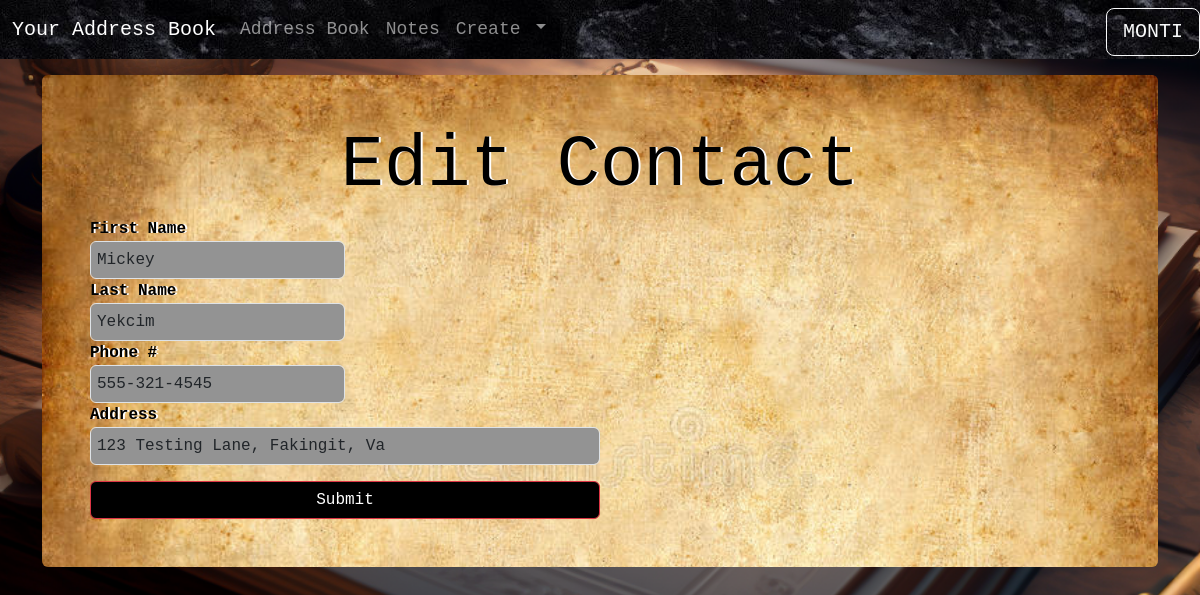
The page /address/1/update (signed in) on the database its author committed.
### app/models.py (models this page shows, shortened)
class User(db.Model, UserMixin):
    id = db.Column(db.Integer, primary_key=True)
    first_name = db.Column(db.String(25), nullable=False)
    last_name = db.Column(db.String(25), nullable=False)
    email = db.Column(db.String(50), nullable=False, unique=True)
    username = db.Column(db.String(50), nullable=False, unique=True)
    password = db.Column(db.String(256), nullable=False)
    date_created = db.Column(db.DateTime, nullable=False, default=datetime.utcnow)
    address = db.relationship('Address', backref='author', lazy='dynamic')
    notes = db.relationship('Post', backref='author', lazy='dynamic')

class Address(db.Model):
    id = db.Column(db.Integer, primary_key=True)
    first_name = db.Column(db.String(25), nullable=False)
    last_name = db.Column(db.String(25), nullable=True)
    phone = db.Column(db.String(25), nullable=True)
    address = db.Column(db.String(50), nullable=True)
    date_created = db.Column(db.DateTime, nullable=False, default=datetime.utcnow)
    user_id = db.Column(db.Integer, db.ForeignKey('user.id'))

### app/routes.py (the view, shortened to what this page needs)
@app.route('/address/<address_id>/update', methods=['GET', 'POST'])
@login_required
def edit_contact(address_id):
    addy = Address.query.get_or_404(address_id)
    form = AddressForm()
    return render_template('editcontact.html', addy=addy, form=form)

### app/forms.py
class AddressForm(FlaskForm):
    first_name = StringField('First Name', validators=[InputRequired()])
    last_name = StringField('Last Name')
    phone = StringField('Phone #')
    address = StringField('Address')
    submit = SubmitField()

### app/models.py (called while the page is built)
@login.user_loader
def load_user(user_id):
    return User.query.get(user_id)

### app/templates/editcontact.html (shortened to what this page needs)
{% extends 'base.html' %}
{% block content %}
<form action="" class="rounded mt-3 p-5" style="background-image: url('static/oldpaper.jpg'); background-size: cover;" method="post">
    <h1 class="signup1 text-center">Edit Contact</h1>
    {{ form.first_name.label }}
    {{ form.first_name(class='form-control form-control-color w-25', style='cursor: text;', value=addy.first_name) }}
    {{ form.last_name.label }}
    {{ form.last_name(class='form-control form-control-color w-25', style='cursor: text;', value=addy.last_name) }}
    {{ form.phone.label }}
    {{ form.phone(class='form-control form-control-color w-25', style='cursor: text;', value=addy.phone) }}
    {{ form.address.label }}
    {{ form.address(class='form-control form-control-color w-50', style='cursor: text;', value=addy.address) }}
    {{ form.submit(class='submit1 btn btn-danger w-50 mt-3') }}
</form>
{% endblock %}

### app/templates/nav.html (shortened to what this page needs)
<nav class="navbar navbar-expand-lg bg-dark sticky-top" data-bs-theme="dark" style="background-image: url('static/blackstone.jpg');">
    <div class="container-fluid">
        <a class="navbar-brand" href="{{url_for('index')}}">Your Address Book</a>
        <div class="collapse navbar-collapse" id="navbarNavAltMarkup">
            <div class="navbar-nav">
                {% if current_user.is_authenticated %}
                <a class="nav-link" href="{{url_for('address')}}">Address Book</a>
                <a class="nav-link" href="{{url_for('notes')}}">Notes</a>
                <li class="nav-item dropdown">
                <a class="nav-link dropdown-toggle" href="#" role="button" data-bs-toggle="dropdown" aria-expanded="false">
                    Create
                </a>
                </li>
                <button class="btn btn-outline-light btn-lg position-absolute top-05 end-0" type="button" data-bs-toggle="offcanvas" data-bs-target="#offcanvasWithBothOptions" aria-controls="offcanvasWithBothOptions">{{current_user.first_name.upper()}}</button>
                {% else %}
            <a class="nav-link" href="{{url_for('index')}}">Welcome</a>
            <a class="nav-link" href="{{url_for('address')}}">Address Book</a>
            <a class="nav-link" href="{{url_for('notes')}}">Notes</a>
            <a class="nav-link" href="{{url_for('login')}}">Log In</a>
            <a class="nav-link" href="{{url_for('signup')}}">Sign Up</a>
                {% endif %}
            </div>
        </div>
    </div>
</nav>

### app/static/stylesheet.css (style rules this page uses)
form { color: rgb(0, 0, 0); font-weight: bolder; text-shadow: 2px 0px 0px rgb(255, 255, 255); font-family: "Courier New", Courier, monospace; }
.form-control-color { background-color: rgb(147, 147, 147); cursor: text; }
.submit1 { color: white; background-color: black; }
.signup1 { color: rgb(0, 0, 0); font-size: 4.5em; font-family: "Courier New", Courier, monospace; }
.navbar { font-family: "Courier New", Courier, monospace; font-size: large; }

### rows shown on the page
User: first_name "MONTI"
Address: first_name "Mickey", last_name "Yekcim", phone "555-321-4545", address "123 Testing Lane, Fakingit, Va"
